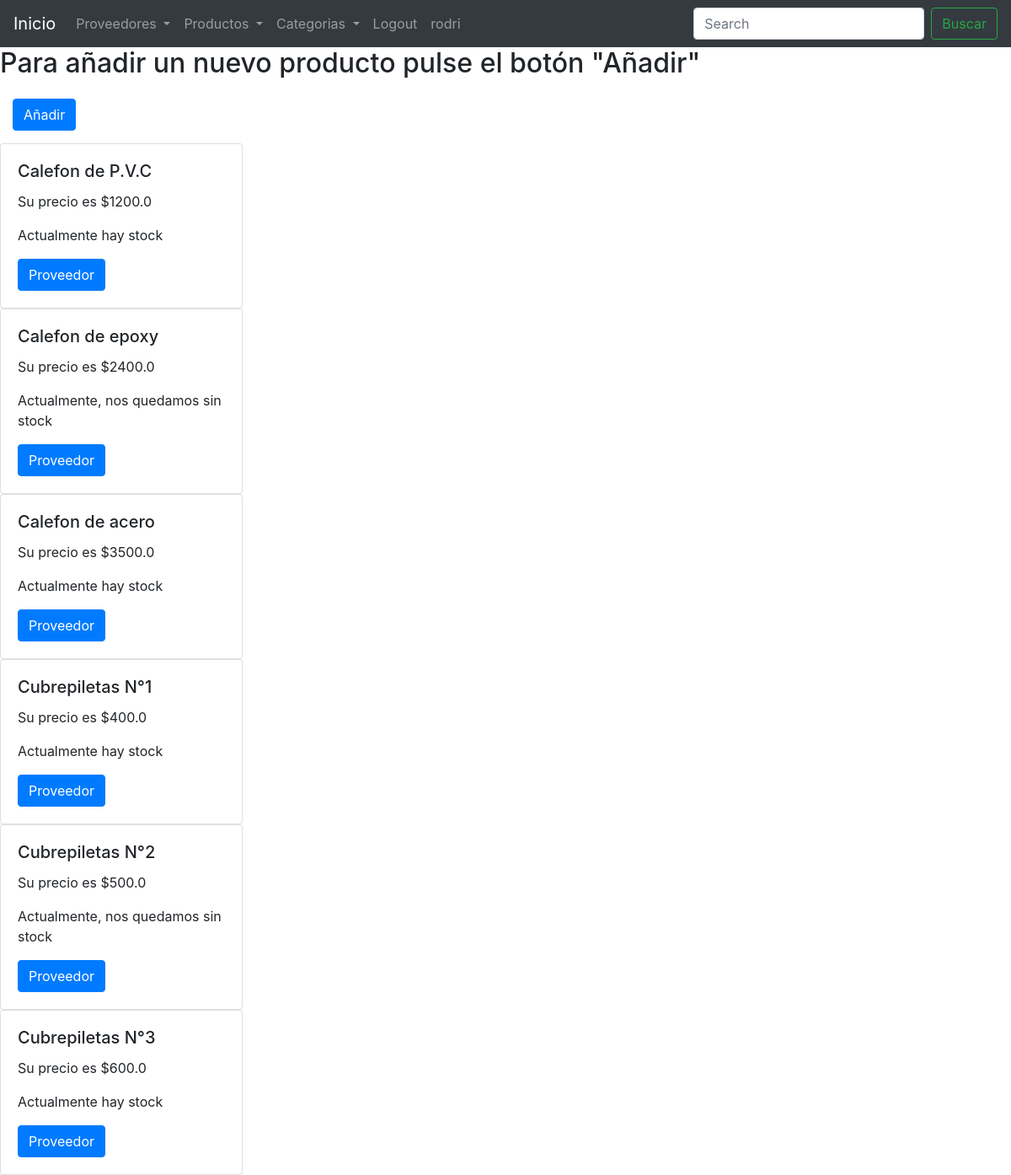
The page /productos/listar/ (signed in) on the database its author committed.
### Products/models.py (models this page shows, shortened)
class products(models.Model):
    name = models.CharField(max_length=100)
    price = models.FloatField()
    stock = models.BooleanField(default=True)

### Products/views.py (the view)
# urls.py: path('listar/', list_products, name = "Listar productos"),
def list_products(request):
    if 'search' in request.GET:
        search = request.GET['search']
        Products_list = products.objects.filter(name__icontains = search)
    else:
        Products_list = products.objects.all()
    context = {
            'products': Products_list,
        }
    return render(request, "list_products.html", context=context)

### Templates/list_products.html (shortened to what this page needs)
{% extends 'base.html' %}
{% block navbar %}
<form class="form-inline my-2 my-lg-0" action="/productos/listar/" method="GET">
    <input class="form-control mr-sm-2" type="search" placeholder="Search" aria-label="Search" name="search">
    <button class="btn btn-outline-success my-2 my-sm-0" type="submit">Buscar</button>
</form>
{% endblock %}
{% block content %}
    <h2>Para añadir un nuevo producto pulse el botón "Añadir"</h2> <a href="/productos/crear/" class="btn btn-primary"
    style="margin: 15px;">Añadir</a>
    {% for product in products %}
        <div class="card" style="width: 18rem;">
            <div class="card-body">
            <h5 class="card-title">{{product.name}}</h5>
            <p class="card-text">Su precio es ${{product.price}}</p>
            {% if product.stock == True %}
                <p>Actualmente hay stock</p>
            {% else %}
                <p>Actualmente, nos quedamos sin stock</p>
            {% endif %}
            <a href="/productos/ver-proveedores/" class="btn btn-primary">Proveedor</a>
            </div>
        </div>
    {% endfor %}
{% endblock %}

### Templates/base.html (shortened to what this page needs)
<html lang="en">
<head>
    <link rel="stylesheet" href="https://cdn.jsdelivr.net/npm/bootstrap@4.6.2/dist/css/bootstrap.min.css"
>
</head>
<body>
    <header>
        <nav class="navbar navbar-expand-lg navbar-dark bg-dark">
            <a class="navbar-brand" href="/">Inicio</a>
            <div class="collapse navbar-collapse" id="navbarScroll">
                <ul class="navbar-nav mr-auto my-2 my-lg-0 navbar-nav-scroll" style="max-height: 150px;">
                    <li class="nav-item dropdown">
                        <a class="nav-link dropdown-toggle" href="#" role="button" data-toggle="dropdown"
                            aria-expanded="false">
                            Proveedores
                        </a>
                    <li class="nav-item dropdown">
                        <a class="nav-link dropdown-toggle" href="#" role="button" data-toggle="dropdown"
                            aria-expanded="false">
                            Productos
                        </a>
                    <li class="nav-item dropdown">
                        <a class="nav-link dropdown-toggle" href="#" role="button" data-toggle="dropdown"
                            aria-expanded="false">
                            Categorias
                        </a>
                        {% if request.user.is_authenticated %}
                    <li class="nav-item">
                        <a class="nav-link" href="/usuario/logout/">Logout</a>
                    </li>
                    <li class="nav-item">
                        <a class="nav-link" href="/usuario/update/">{{request.user.username}}</a>
                    </li>
                    {% endif %}
                </ul>
            </div>
            {% block navbar %}{% endblock %}
        </nav>
    </header>
    {% block content %}
    {% endblock %}
</body>
</html>

### rows shown on the page
products: name "Calefon de P.V.C", price "1200.0", stock "Actualmente hay stock"
products: name "Calefon de epoxy", price "2400.0", stock "Actualmente, nos quedamos sin stock"
products: name "Calefon de acero", price "3500.0", stock "Actualmente hay stock"
products: name "Cubrepiletas N°1", price "400.0", stock "Actualmente hay stock"
products: name "Cubrepiletas N°2", price "500.0", stock "Actualmente, nos quedamos sin stock"
products: name "Cubrepiletas N°3", price "600.0", stock "Actualmente hay stock"

### other values the page prints
{{ request.user.username }} "rodri"
